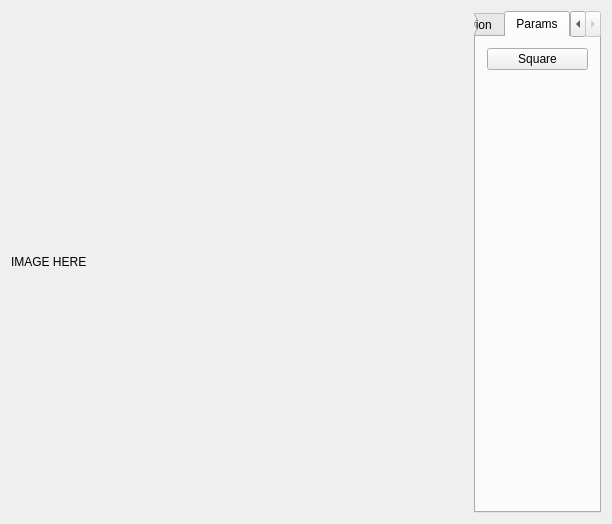
<?xml version="1.0" encoding="UTF-8"?>
<ui version="4.0">
 <class>MainWindow</class>
 <widget class="QMainWindow" name="MainWindow">
  <property name="geometry">
   <rect>
    <x>0</x>
    <y>0</y>
    <width>612</width>
    <height>524</height>
   </rect>
  </property>
  <property name="windowTitle">
   <string>MainWindow</string>
  </property>
  <widget class="QWidget" name="centralWidget">
   <layout class="QHBoxLayout" name="horizontalLayout_2">
    <item>
     <layout class="QHBoxLayout" name="mainPanel" stretch="8,2">
      <item>
       <widget class="QLabel" name="label">
        <property name="text">
         <string>IMAGE HERE</string>
        </property>
       </widget>
      </item>
      <item>
       <layout class="QVBoxLayout" name="settingsPanel">
        <item>
         <widget class="QTabWidget" name="stackedPages">
          <property name="currentIndex">
           <number>2</number>
          </property>
          <widget class="QWidget" name="stackedPagesPage2">
           <attribute name="title">
            <string>LowFilter</string>
           </attribute>
           <layout class="QVBoxLayout" name="verticalLayout" stretch="0,0,2,2,2">
            <item>
             <widget class="QTextEdit" name="textEdit">
              <property name="html">
               <string>&lt;!DOCTYPE HTML PUBLIC &quot;-//W3C//DTD HTML 4.0//EN&quot; &quot;http://www.w3.org/TR/REC-html40/strict.dtd&quot;&gt;
&lt;html&gt;&lt;head&gt;&lt;meta name=&quot;qrichtext&quot; content=&quot;1&quot; /&gt;&lt;style type=&quot;text/css&quot;&gt;
p, li { white-space: pre-wrap; }
&lt;/style&gt;&lt;/head&gt;&lt;body style=&quot; font-family:'.SF NS Text'; font-size:13pt; font-weight:400; font-style:normal;&quot;&gt;
&lt;p style=&quot; margin-top:0px; margin-bottom:0px; margin-left:0px; margin-right:0px; -qt-block-indent:0; text-indent:0px;&quot;&gt;1, 1, 1&lt;/p&gt;
&lt;p style=&quot; margin-top:0px; margin-bottom:0px; margin-left:0px; margin-right:0px; -qt-block-indent:0; text-indent:0px;&quot;&gt;1, 1, 1&lt;/p&gt;
&lt;p style=&quot; margin-top:0px; margin-bottom:0px; margin-left:0px; margin-right:0px; -qt-block-indent:0; text-indent:0px;&quot;&gt;1, 1, 1&lt;/p&gt;&lt;/body&gt;&lt;/html&gt;</string>
              </property>
             </widget>
            </item>
            <item>
             <widget class="QLineEdit" name="dividerLine">
              <property name="text">
               <string>9</string>
              </property>
             </widget>
            </item>
            <item>
             <widget class="QPushButton" name="pushButton">
              <property name="text">
               <string>Apply</string>
              </property>
             </widget>
            </item>
            <item>
             <widget class="QPushButton" name="pushButton_2">
              <property name="text">
               <string>Reload</string>
              </property>
             </widget>
            </item>
            <item>
             <spacer name="verticalSpacer_2">
              <property name="orientation">
               <enum>Qt::Vertical</enum>
              </property>
              <property name="sizeHint" stdset="0">
               <size>
                <width>20</width>
                <height>40</height>
               </size>
              </property>
             </spacer>
            </item>
           </layout>
          </widget>
          <widget class="QWidget" name="stackedPagesPage1">
           <attribute name="title">
            <string>Binarization</string>
           </attribute>
           <layout class="QVBoxLayout" name="verticalLayout_2" stretch="0,0,0,0,0,0">
            <property name="leftMargin">
             <number>2</number>
            </property>
            <property name="topMargin">
             <number>20</number>
            </property>
            <property name="rightMargin">
             <number>2</number>
            </property>
            <property name="bottomMargin">
             <number>2</number>
            </property>
            <item>
             <layout class="QHBoxLayout" name="horizontalLayout_3">
              <item>
               <widget class="QLabel" name="label_2">
                <property name="text">
                 <string>Min value:</string>
                </property>
               </widget>
              </item>
              <item>
               <widget class="QSpinBox" name="minValueBox">
                <property name="maximum">
                 <number>255</number>
                </property>
               </widget>
              </item>
             </layout>
            </item>
            <item>
             <widget class="QSlider" name="minBinSlider">
              <property name="maximum">
               <number>255</number>
              </property>
              <property name="orientation">
               <enum>Qt::Horizontal</enum>
              </property>
             </widget>
            </item>
            <item>
             <layout class="QHBoxLayout" name="horizontalLayout_4">
              <item>
               <widget class="QLabel" name="label_3">
                <property name="text">
                 <string>Max value:</string>
                </property>
               </widget>
              </item>
              <item>
               <widget class="QSpinBox" name="maxValueBox">
                <property name="maximum">
                 <number>255</number>
                </property>
                <property name="value">
                 <number>255</number>
                </property>
               </widget>
              </item>
             </layout>
            </item>
            <item>
             <widget class="QSlider" name="maxBinSlider">
              <property name="maximum">
               <number>255</number>
              </property>
              <property name="value">
               <number>255</number>
              </property>
              <property name="orientation">
               <enum>Qt::Horizontal</enum>
              </property>
             </widget>
            </item>
            <item>
             <widget class="QPushButton" name="pushButton_3">
              <property name="text">
               <string>Apply</string>
              </property>
             </widget>
            </item>
            <item>
             <spacer name="verticalSpacer">
              <property name="orientation">
               <enum>Qt::Vertical</enum>
              </property>
              <property name="sizeHint" stdset="0">
               <size>
                <width>20</width>
                <height>40</height>
               </size>
              </property>
             </spacer>
            </item>
           </layout>
          </widget>
          <widget class="QWidget" name="tab">
           <attribute name="title">
            <string>Params</string>
           </attribute>
           <layout class="QVBoxLayout" name="verticalLayout_3">
            <item>
             <widget class="QPushButton" name="pushButton_4">
              <property name="text">
               <string>Square</string>
              </property>
             </widget>
            </item>
            <item>
             <spacer name="verticalSpacer_3">
              <property name="orientation">
               <enum>Qt::Vertical</enum>
              </property>
              <property name="sizeHint" stdset="0">
               <size>
                <width>20</width>
                <height>40</height>
               </size>
              </property>
             </spacer>
            </item>
           </layout>
          </widget>
         </widget>
        </item>
       </layout>
      </item>
     </layout>
    </item>
   </layout>
  </widget>
 </widget>
 <layoutdefault spacing="6" margin="11"/>
 <resources/>
 <connections/>
</ui>
